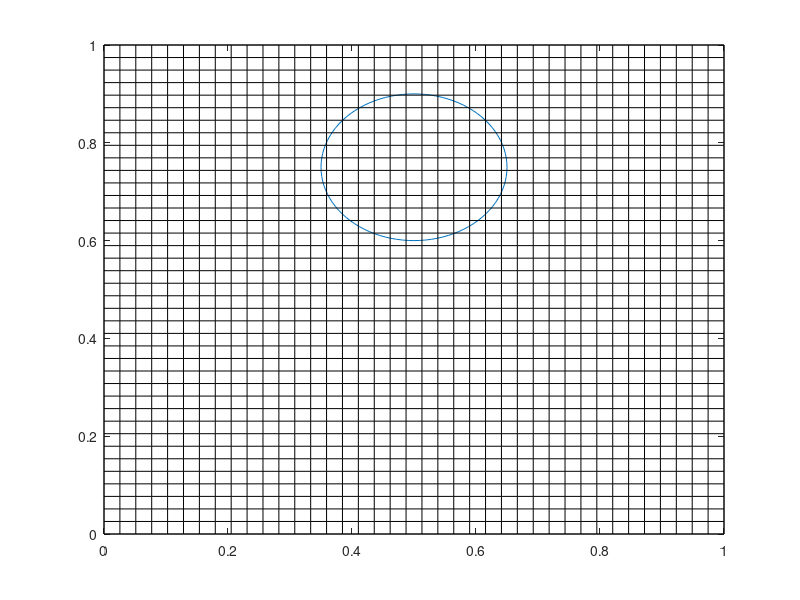

Write MATLAB code to recreate this figure. (Note: this script raises an error after producing the figure.)
clear 
clc

% -------------------------------------------------------------------------
% Interface tracking test
% -------------------------------------------------------------------------


% currently the algorthim fails if the circle falls exactly on the 
% line or corner (try Nx=Ny=11). also for uneven meshes. also nx=ny=40 has
% some skips
Nx =40;
Ny = 40;
x = linspace(0,1,Nx);
y = linspace(0,1,Ny);
h = y(3) - y(2);
[X,Y] = meshgrid(x,y);

%% circle stuff
cir_dis = 0:pi/50:2*pi; %decrease step size for more exact circle
xcir = 0.15 * cos(cir_dis) + 0.5;
ycir = 0.15 * sin(cir_dis) + 0.75;
plot(xcir,ycir)
hold on
for i = 1:Nx
    plot(ones(1,length(x))*x(i),y,'k','Linewidth',0.25)
    plot(x,ones(1,length(y))*y(i),'k','Linewidth',0.25)
end

x_pos = 0.5;
y_pos = 0.75;
r = 0.15;

j=1;
for i = 1:length(x)
    if x(i) > x_pos-r && x(i) < x_pos+r
        cir_xloc_x(j) = x(i);
        xnode(j) = i;
        j=j+1;
    end
end

cir_xloc_y1 = -(-((cir_xloc_x-x_pos).^2 - r^2)).^(1/2) + y_pos;
cir_xloc_y2 = (-((cir_xloc_x-x_pos).^2 - r^2)).^(1/2) + y_pos;
cir_xloc_y = [cir_xloc_y1,cir_xloc_y2];
% cir_xloc_x = [cir_xloc_x,cir_xloc_x];
% xnode = [xnode];

for i=1:length(xnode)
    for j=1:length(x)-1
    if y(j) < cir_xloc_y1(i) && y(j+1) > cir_xloc_y1(i)
    ynodefromx1(i) = j;
    end
    if y(j) < cir_xloc_y2(i) && y(j+1) > cir_xloc_y2(i)
    ynodefromx2(i) = j;
    end
    end
end
ynodefromx1(ynodefromx1<1) = 1;
ynodefromx2(ynodefromx2<1) = 1;


j=1;
for i = 1:length(y)
    if y(i) > y_pos-r && y(i) < y_pos+r
        cir_yloc_y(j) = y(i);
        ynode(j) = i;
        j=j+1;
    end
end

cir_yloc_x2 = (-((cir_yloc_y-y_pos).^2 - r^2)).^(1/2) + x_pos;
cir_yloc_x1 = -(-((cir_yloc_y-y_pos).^2 - r^2)).^(1/2) + x_pos;
cir_yloc_x = [cir_yloc_x1,cir_yloc_x2];
% cir_yloc_y = [cir_yloc_y,cir_yloc_y];
% ynode = [ynode,ynode];

for i=1:length(ynode)
    for j=1:length(y)-1
    if x(j) < cir_yloc_x1(i) && x(j+1) > cir_yloc_x1(i)
    xnodefromy1(i) = j;
    end
    if x(j) < cir_yloc_x2(i) && x(j+1) > cir_yloc_x2(i)
    xnodefromy2(i) = j;
    end
    end
end
xnodefromy1(xnodefromy1<1) = 1;
xnodefromy2(xnodefromy2<1) = 1;

C =CFDsemiTrapzoid(cir_xloc_x,cir_yloc_y,cir_yloc_x, ...
    cir_xloc_y,cir_xloc_y1, cir_xloc_y2, cir_yloc_x1,cir_yloc_x2,...
    ynodefromx1, ynodefromx2, xnodefromy1, xnodefromy2, xnode, ynode,...
    h,r,x,y);

%i_xy - xvalues from y
%cir_yloc_x1 is the left side
% bottom left

[m,leftcir_min] = min(cir_xloc_y1);
[m,rightcir_max] = max(cir_xloc_y2);
[m,botcir_min] = min(cir_yloc_x1);
[m,topcir_min] = min(cir_yloc_x2);


isdoubletri = false;
for i_xy=1:leftcir_min
    
    for i_xx=1:length(cir_xloc_y2)-1 %was cir_xloc_x,too long
    
        if cir_yloc_x1(i_xy) >= cir_xloc_x(i_xx) && ...
                cir_yloc_x1(i_xy) <= cir_xloc_x(i_xx+1)
            
             isdoubletri = true;
             i_xxhold = i_xx;
        end 
    end
    if isdoubletri == true
        % small tri, on 'right'
    linear_distance = ((cir_yloc_x1(i_xy)- cir_xloc_x(i_xxhold+1))^2 +...
        (cir_yloc_y(i_xy)- cir_xloc_y1(i_xxhold+1))^2)^(1/2);
    angle = 2 * asin(linear_distance/2 / r);
    area_sector = angle/(2*pi) * pi*r^2;
    area_triangle = linear_distance/2 * r*cos(angle);
    area_sliver = area_sector-area_triangle;
    area_tri = abs( x(xnodefromy1(i_xy)+1) - cir_yloc_x1(i_xy))/2 * abs( y(ynodefromx1(i_xxhold))...
                - cir_xloc_y1(i_xxhold+1));
    area = area_tri + area_sliver;
    C(xnodefromy1(i_xy),ynode(i_xy)-1) = area/h^2;
    
    
        % cut rect, one the 'left'
    linear_distance = ((cir_yloc_x1(i_xy)- cir_xloc_x(i_xxhold))^2 +...
        (cir_yloc_y(i_xy)- cir_xloc_y1(i_xxhold))^2)^(1/2);
    angle = 2 * asin(linear_distance/2 / r);
    area_sector = angle/(2*pi) * pi*r^2;
    area_triangle = linear_distance/2 * r*cos(angle);
    area_sliver = area_sector-area_triangle;
    area_tri = abs( x(xnodefromy1(i_xy)) - cir_yloc_x1(i_xy))/2 * abs( y(ynodefromx1(i_xxhold))...
                - cir_xloc_y1(i_xxhold));
    area = h^2 - area_tri + area_sliver;
    C(xnodefromy1(i_xy),ynode(i_xy)) = area/h^2;
    isdoubletri = false;
    
    else
        % last triangle 'way left'
    diff = cir_xloc_x(1) - cir_yloc_x1;
    diff(leftcir_min:end) = 10;
    diff(diff<0) = 10;
    [m,i_min] = min(diff);
    
    linear_distance = ((cir_yloc_x1(i_min)- cir_xloc_x(1))^2 +...
        (cir_yloc_y(i_min)- cir_xloc_y1(1))^2)^(1/2);
    angle = 2 * asin(linear_distance/2 / r);
    area_sector = angle/(2*pi) * pi*r^2;
    area_triangle = linear_distance/2 * r*cos(angle);
    area_sliver = area_sector-area_triangle;
    area_tri = abs( x(xnodefromy1(i_min)+1) - cir_yloc_x1(i_min))/2 * abs( y(ynodefromx1(1)+1)...
                - cir_xloc_y1(1));
    area = area_tri + area_sliver;
    C(xnodefromy1(i_min),ynode(i_min)-1) = area/h^2;
       isdoubletri = false;   
    end   
end

%% top left, change node values, y1 to y2 to get tops
isdoubletri = false;
for i_xy=leftcir_min:length(cir_yloc_x1)
    
    for i_xx=1:length(cir_xloc_y2)-1 %was cir_xloc_x,too long
    
        if cir_yloc_x1(i_xy) >= cir_xloc_x(i_xx) && ...
                cir_yloc_x1(i_xy) <= cir_xloc_x(i_xx+1)
            
             isdoubletri = true;
             i_xxhold = i_xx;
        end 
    end
    if isdoubletri == true
        % small tri, on 'right'
    linear_distance = ((cir_yloc_x1(i_xy)- cir_xloc_x(i_xxhold+1))^2 +...
        (cir_yloc_y(i_xy)- cir_xloc_y2(i_xxhold+1))^2)^(1/2);
    angle = 2 * asin(linear_distance/2 / r);
    area_sector = angle/(2*pi) * pi*r^2;
    area_triangle = linear_distance/2 * r*cos(angle);
    area_sliver = area_sector-area_triangle;
    area_tri = abs( x(xnodefromy1(i_xy)+1) - cir_yloc_x1(i_xy))/2 * abs( y(ynodefromx2(i_xxhold)+1)...
                - cir_xloc_y2(i_xxhold+1));
    area = area_tri + area_sliver;
    C(xnodefromy1(i_xy),ynode(i_xy)) = area/h^2;
    
    
        % cut rect, on the 'left'
    linear_distance = ((cir_yloc_x1(i_xy)- cir_xloc_x(i_xxhold))^2 +...
        (cir_yloc_y(i_xy)- cir_xloc_y2(i_xxhold))^2)^(1/2);
    angle = 2 * asin(linear_distance/2 / r);
    area_sector = angle/(2*pi) * pi*r^2;
    area_triangle = linear_distance/2 * r*cos(angle);
    area_sliver = area_sector-area_triangle;
    area_tri = abs( x(xnodefromy1(i_xy)) - cir_yloc_x1(i_xy))/2 * abs( y(ynodefromx2(i_xxhold)+1)...
                - cir_xloc_y2(i_xxhold));
    area = h^2 - area_tri + area_sliver;
    C(xnodefromy1(i_xy),ynode(i_xy)-1) = area/h^2;
    isdoubletri = false;
    
    else
        % last triangle 'way left'
    diff = cir_xloc_x(1) - cir_yloc_x1;
    diff(diff<0) = 10;
    diff(1:leftcir_min) = 10;
    [m,i_min] = min(diff);
    
    linear_distance = ((cir_yloc_x1(i_min)- cir_xloc_x(1))^2 +...
        (cir_yloc_y(i_min)- cir_xloc_y2(1))^2)^(1/2);
    angle = 2 * asin(linear_distance/2 / r);
    area_sector = angle/(2*pi) * pi*r^2;
    area_triangle = linear_distance/2 * r*cos(angle);
    area_sliver = area_sector-area_triangle;
    area_tri = abs( x(xnodefromy1(i_min)+1) - cir_yloc_x1(i_min))/2 * abs( y(ynodefromx2(1))...
                - cir_xloc_y2(1));
    area = area_tri + area_sliver;
    C(xnodefromy1(i_min),ynode(i_min)) = area/h^2;
       isdoubletri = false;   
    end   
end

%% 3rd one, bottom right
% x will be at second half of 1, y will be on 2 
isdoubletri = false;
for i_xy=1:rightcir_max
    
    for i_xx=rightcir_max:length(cir_xloc_x)-1 
    
        if cir_yloc_x2(i_xy) >= cir_xloc_x(i_xx) && ...
                cir_yloc_x2(i_xy) <= cir_xloc_x(i_xx+1)
            
             isdoubletri = true;
             i_xxhold = i_xx;
        end 
    end
    if isdoubletri == true
        % small tri, on 'left'
    linear_distance = ((cir_yloc_x2(i_xy)- cir_xloc_x(i_xxhold))^2 +...
        (cir_yloc_y(i_xy)- cir_xloc_y1(i_xxhold))^2)^(1/2);
    angle = 2 * asin(linear_distance/2 / r);
    area_sector = angle/(2*pi) * pi*r^2;
    area_triangle = linear_distance/2 * r*cos(angle);
    area_sliver = area_sector-area_triangle;
    area_tri = abs( x(xnodefromy2(i_xy)) - cir_yloc_x2(i_xy))/2 * abs( y(ynodefromx1(i_xxhold)+1)...
                - cir_xloc_y1(i_xxhold));
    area = area_tri + area_sliver;
    C(xnodefromy2(i_xy),ynode(i_xy)-1) = area/h^2;
    
    
        % cut rect, one the 'right'
    linear_distance = ((cir_yloc_x2(i_xy)- cir_xloc_x(i_xxhold+1))^2 +...
        (cir_yloc_y(i_xy)- cir_xloc_y1(i_xxhold+1))^2)^(1/2);
    angle = 2 * asin(linear_distance/2 / r);
    area_sector = angle/(2*pi) * pi*r^2;
    area_triangle = linear_distance/2 * r*cos(angle);
    area_sliver = area_sector-area_triangle;
    area_tri = abs( x(xnodefromy2(i_xy) +1) - cir_yloc_x2(i_xy))/2 * abs( y(ynodefromx1(i_xxhold)+1)...
                - cir_xloc_y1(i_xxhold +1));
    area = h^2 - area_tri + area_sliver;
    C(xnodefromy2(i_xy),ynode(i_xy)) = area/h^2;
    isdoubletri = false;
    
    else
        % last triangle 'way right'
    diff = cir_yloc_x2 - cir_xloc_x(end);
    diff(rightcir_max:end) = 10;
    diff(diff<0) = 10;
    [m,i_min] = min(diff);
    
    linear_distance = ((cir_yloc_x2(i_min)- cir_xloc_x(end))^2 +...
        (cir_yloc_y(i_min)- cir_xloc_y1(end))^2)^(1/2);
    angle = 2 * asin(linear_distance/2 / r);
    area_sector = angle/(2*pi) * pi*r^2;
    area_triangle = linear_distance/2 * r*cos(angle);
    area_sliver = area_sector-area_triangle;
    area_tri = abs( x(xnodefromy2(i_min)) - cir_yloc_x2(i_min))/2 * abs( y(ynodefromx1(1)+1)...
                - cir_xloc_y1(1));
    area = area_tri + area_sliver;
    C(xnodefromy2(i_min),ynode(i_min)-1) = area/h^2;
       isdoubletri = false;   
    end   
end

%% 4th one, top right
isdoubletri = false;
for i_xy=rightcir_max:length(cir_yloc_x2)
    
    for i_xx=rightcir_max:length(cir_xloc_x)-1 
    
        if cir_yloc_x2(i_xy) >= cir_xloc_x(i_xx) && ...
                cir_yloc_x2(i_xy) <= cir_xloc_x(i_xx+1)
            
             isdoubletri = true;
             i_xxhold = i_xx;
        end 
    end
    if isdoubletri == true
        % small tri, on 'left'
    linear_distance = ((cir_yloc_x2(i_xy)- cir_xloc_x(i_xxhold))^2 +...
        (cir_yloc_y(i_xy)- cir_xloc_y2(i_xxhold))^2)^(1/2);
    angle = 2 * asin(linear_distance/2 / r);
    area_sector = angle/(2*pi) * pi*r^2;
    area_triangle = linear_distance/2 * r*cos(angle);
    area_sliver = area_sector-area_triangle;
    area_tri = abs( x(xnodefromy2(i_xy)) - cir_yloc_x2(i_xy))/2 * abs( y(ynodefromx2(i_xxhold))...
                - cir_xloc_y2(i_xxhold));
    area = area_tri + area_sliver;
    C(xnodefromy2(i_xy),ynode(i_xy)) = area/h^2;
    
    
        % cut rect, one the 'right'
    linear_distance = ((cir_yloc_x2(i_xy)- cir_xloc_x(i_xxhold+1))^2 +...
        (cir_yloc_y(i_xy)- cir_xloc_y2(i_xxhold+1))^2)^(1/2);
    angle = 2 * asin(linear_distance/2 / r);
    area_sector = angle/(2*pi) * pi*r^2;
    area_triangle = linear_distance/2 * r*cos(angle);
    area_sliver = area_sector-area_triangle;
    area_tri = abs( x(xnodefromy2(i_xy) +1) - cir_yloc_x2(i_xy))/2 * abs( y(ynodefromx2(i_xxhold))...
                - cir_xloc_y2(i_xxhold +1));
    area = h^2 - area_tri + area_sliver;
    C(xnodefromy2(i_xy),ynode(i_xy)-1) = area/h^2;
    isdoubletri = false;
    
    else
        % last triangle 'way right'
    diff = cir_yloc_x2 - cir_xloc_x(end);
    diff(1:rightcir_max) = 10;
    diff(diff<0) = 10;
    [m,i_min] = min(diff);
    
    linear_distance = ((cir_yloc_x2(i_min)- cir_xloc_x(end))^2 +...
        (cir_yloc_y(i_min)- cir_xloc_y2(end))^2)^(1/2);
    angle = 2 * asin(linear_distance/2 / r);
    area_sector = angle/(2*pi) * pi*r^2;
    area_triangle = linear_distance/2 * r*cos(angle);
    area_sliver = area_sector-area_triangle;
    area_tri = abs( x(xnodefromy2(i_min)) - cir_yloc_x2(i_min))/2 * abs( y(ynodefromx2(1))...
                - cir_xloc_y2(1));
    area = area_tri + area_sliver;
    C(xnodefromy2(i_min),ynode(i_min)) = area/h^2;
       isdoubletri = false;   
    end   
end

cir_xloc_x = [cir_xloc_x,cir_xloc_x];
cir_yloc_y = [cir_yloc_y,cir_yloc_y];
plot(cir_xloc_x,cir_xloc_y,'o')
plot(cir_yloc_x,cir_yloc_y,'o')


T = 2;
t = T/2; %this is for book example, deliverable 2 has t = T/pi
PHI = 1/pi .* cos(pi*t/T).*sin(pi.*X).^2 .* sin(pi.*Y).^2;

u = -2.*cos(pi.*t./T).*sin(pi.*X).^2 .* sin(pi.*Y).*cos(pi.*Y);
v = 2.*cos(pi.*t./T).*sin(pi.*Y).^2 .* sin(pi.*X).*cos(pi.*X);

figure
quiver(X,Y,u,v)
% C = (u.^2 + v.^2).^(1/2);
